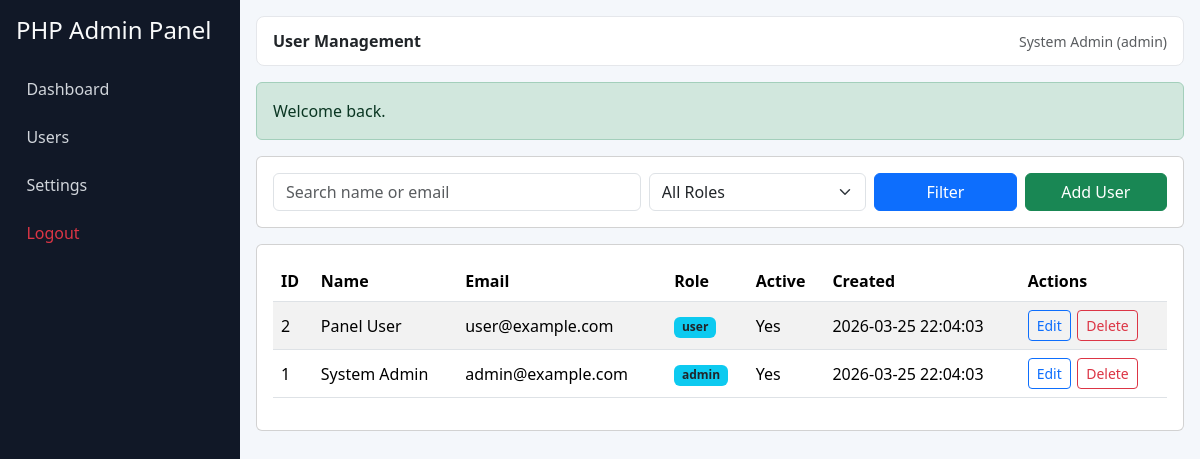
The page /admin/users.php (signed in) on the database its author committed.
### tables this page shows
CREATE TABLE `users` (
  `id` INT UNSIGNED NOT NULL AUTO_INCREMENT,
  `name` VARCHAR(120) NOT NULL,
  `email` VARCHAR(150) NOT NULL,
  `password_hash` VARCHAR(255) NOT NULL,
  `role` ENUM('admin', 'user') NOT NULL DEFAULT 'user',
  `is_active` TINYINT(1) NOT NULL DEFAULT 1,
  `created_at` TIMESTAMP NOT NULL DEFAULT CURRENT_TIMESTAMP,
  `updated_at` TIMESTAMP NOT NULL DEFAULT CURRENT_TIMESTAMP ON UPDATE CURRENT_TIMESTAMP,
  PRIMARY KEY (`id`),
  UNIQUE KEY `uq_users_email` (`email`),
  KEY `idx_users_role` (`role`),
  KEY `idx_users_active` (`is_active`)
);

### includes/functions.php (called while the page is built, shortened)
<?php
function e(string $value): string
{
    return htmlspecialchars($value, ENT_QUOTES, 'UTF-8');
}
function app_url(string $path = ''): string
{
    $base = rtrim(BASE_URL, '/');
    $path = '/' . ltrim($path, '/');
    return $base . ($path === '/' ? '' : $path);
}
function get_flash(): ?array
{
    $flash = $_SESSION['flash'];
    return $flash;
}
function clean_text(?string $value, int $maxLength = 255): string
{
    $text = trim((string) $value);
    $length = function_exists('mb_strlen') ? mb_strlen($text) : strlen($text);
    return $text;
}

### config/database.php (called while the page is built, shortened)
<?php
function db(): PDO
{
    static $pdo = null;
    if ($pdo instanceof PDO) {
        return $pdo;
    }
    $dsn = 'mysql:host=' . DB_HOST . ';port=' . DB_PORT . ';dbname=' . DB_NAME . ';charset=utf8mb4';
    try {
        $pdo = new PDO($dsn, DB_USER, DB_PASS, [
            PDO::ATTR_ERRMODE => PDO::ERRMODE_EXCEPTION,
            PDO::ATTR_DEFAULT_FETCH_MODE => PDO::FETCH_ASSOC,
            PDO::ATTR_EMULATE_PREPARES => false
        ]);
    } catch (PDOException $exception) {
        http_response_code(500);
        exit('Database connection failed. Please check config/database.php settings.');
    }
    return $pdo;
}

### includes/auth.php (called while the page is built, shortened)
<?php
require_once __DIR__ . '/../config/database.php';
require_once __DIR__ . '/functions.php';
function current_user(): ?array
{
    static $user = null;
    if ($user !== null) {
        return $user;
    }
    $userId = (int) ($_SESSION['user_id'] ?? 0);
    $stmt = db()->prepare('SELECT id, name, email, role, is_active FROM users WHERE id = :id LIMIT 1');
    $stmt->execute([':id' => $userId]);
    $record = $stmt->fetch();
    $user = $record;
    return $user;
}
function is_logged_in(): bool
{
    return current_user() !== null;
}
function is_admin(): bool
{
    $user = current_user();
    return $user !== null && $user['role'] === 'admin';
}
function require_login(): void
{
    if (!is_logged_in()) {
        set_flash('warning', 'Please login first.');
        redirect('/admin/login.php');
    }
}
function require_admin(): void
{
    require_login();
}

### admin/users.php (the view, shortened to what this page needs)
<?php
require_once __DIR__ . '/../includes/auth.php';
require_admin();
$pageTitle = 'User Management';
$search = clean_text($_GET['search'] ?? '', 120);
$page = max(1, (int) ($_GET['page'] ?? 1));
$perPage = 10;
$whereParts = ['1=1'];
$params = [];
$whereSql = implode(' AND ', $whereParts);
$offset = ($page - 1) * $perPage;
$dataSql = 'SELECT id, name, email, role, is_active, created_at FROM users WHERE ' . $whereSql . ' ORDER BY id DESC LIMIT ' . (int) $perPage . ' OFFSET ' . (int) $offset;
$dataStmt = db()->prepare($dataSql);
$dataStmt->execute($params);
$users = $dataStmt->fetchAll();
require_once __DIR__ . '/../includes/layout-header.php';
?>
<div class="card mb-3">
    <div class="card-body">
        <form method="get" class="row g-2">
            <div class="col-md-5">
                <input type="text" name="search" class="form-control" placeholder="Search name or email" value="<?php echo e($search); ?>">
            </div>
            <div class="col-md-3">
                <select name="role" class="form-select">
                    <option value="">All Roles</option>
                </select>
            </div>
            <div class="col-md-2">
                <button type="submit" class="btn btn-primary w-100">Filter</button>
            </div>
            <div class="col-md-2">
                <a href="<?php echo e(app_url('/admin/user-create.php')); ?>" class="btn btn-success w-100">Add User</a>
            </div>
        </form>
    </div>
</div>
<div class="card">
    <div class="card-body">
        <div class="table-responsive">
            <table class="table table-striped align-middle">
                <thead>
                <tr>
                    <th>ID</th>
                    <th>Name</th>
                    <th>Email</th>
                    <th>Role</th>
                    <th>Active</th>
                    <th>Created</th>
                    <th>Actions</th>
                </tr>
                </thead>
                <tbody>
                <?php foreach ($users as $item): ?>
                    <tr>
                        <td><?php echo e((string) $item['id']); ?></td>
                        <td><?php echo e((string) $item['name']); ?></td>
                        <td><?php echo e((string) $item['email']); ?></td>
                        <td><span class="badge bg-info text-dark"><?php echo e((string) $item['role']); ?></span></td>
                        <td><?php echo (int) $item['is_active'] === 1 ? 'Yes' : 'No'; ?></td>
                        <td><?php echo e((string) $item['created_at']); ?></td>
                        <td>
                            <div class="table-actions">
                                <a class="btn btn-sm btn-outline-primary" href="<?php echo e(app_url('/admin/user-edit.php?id=' . (int) $item['id'])); ?>">Edit</a>
                                <form method="post" action="<?php echo e(app_url('/admin/user-delete.php')); ?>" data-confirm="Delete this user?">
                                    <button class="btn btn-sm btn-outline-danger" type="submit">Delete</button>
                                </form>
                            </div>
                        </td>
                    </tr>
                <?php endforeach; ?>
                </tbody>
            </table>
        </div>
    </div>
</div>
<?php require_once __DIR__ . '/../includes/layout-footer.php'; ?>

### includes/layout-header.php (shortened to what this page needs)
<?php
require_once __DIR__ . '/auth.php';
$user = current_user();
$pageTitle = $pageTitle ?? 'Dashboard';
$flash = get_flash();
?>
<!doctype html>
<html lang="en">
<head>
    <link href="https://cdn.jsdelivr.net/npm/bootstrap@5.3.3/dist/css/bootstrap.min.css" rel="stylesheet">
    <link rel="stylesheet" href="<?php echo e(app_url('/assets/css/style.css')); ?>">
</head>
<body>
<div class="app-shell">
    <aside class="sidebar">
        <h4 class="mb-3"><?php echo e(APP_NAME); ?></h4>
        <a href="<?php echo e(app_url('/admin/index.php')); ?>" class="menu-link">Dashboard</a>
        <?php if ($user && $user['role'] === 'admin'): ?>
            <a href="<?php echo e(app_url('/admin/users.php')); ?>" class="menu-link">Users</a>
            <a href="<?php echo e(app_url('/admin/settings.php')); ?>" class="menu-link">Settings</a>
        <?php endif; ?>
        <a href="<?php echo e(app_url('/admin/logout.php')); ?>" class="menu-link text-danger">Logout</a>
    </aside>
    <main class="content-wrap">
        <nav class="topbar d-flex justify-content-between align-items-center mb-3">
            <div>
                <strong><?php echo e($pageTitle); ?></strong>
            </div>
            <div class="small text-muted">
                <?php echo e($user['name'] ?? 'Guest'); ?>
                (<?php echo e($user['role'] ?? 'none'); ?>)
            </div>
        </nav>
        <?php if ($flash): ?>
            <div class="alert alert-<?php echo e($flash['type']); ?>" role="alert">
                <?php echo e($flash['message']); ?>
            </div>
        <?php endif; ?>

### includes/layout-footer.php (shortened to what this page needs)
        </main>
</div>
</body>
</html>

### assets/css/style.css (style rules this page uses)
body { background: #f4f7fb; }
.app-shell { min-height: 100vh; display: flex; }
.sidebar { width: 240px; background: #111827; color: #f9fafb; padding: 1rem; display: flex; flex-direction: column; gap: 0.5rem; }
.menu-link { color: #d1d5db; text-decoration: none; padding: 0.5rem 0.65rem; border-radius: 0.375rem; }
.content-wrap { flex: 1; padding: 1rem; }
.topbar { background: #ffffff; border: 1px solid #e5e7eb; border-radius: 0.5rem; padding: 0.75rem 1rem; }
.table-actions { display: flex; gap: 0.4rem; }

### rows shown on the page
users: name "System Admin", role "admin", id "1", email "admin@example.com", is_active "Yes", created_at "2026-03-25 22:04:03"
users: id "2", name "Panel User", email "user@example.com", role "user", is_active "Yes", created_at "2026-03-25 22:04:03"

### other values the page prints
APP_NAME "PHP Admin Panel"
$pageTitle "User Management"
$flash['message'] "Welcome back."
